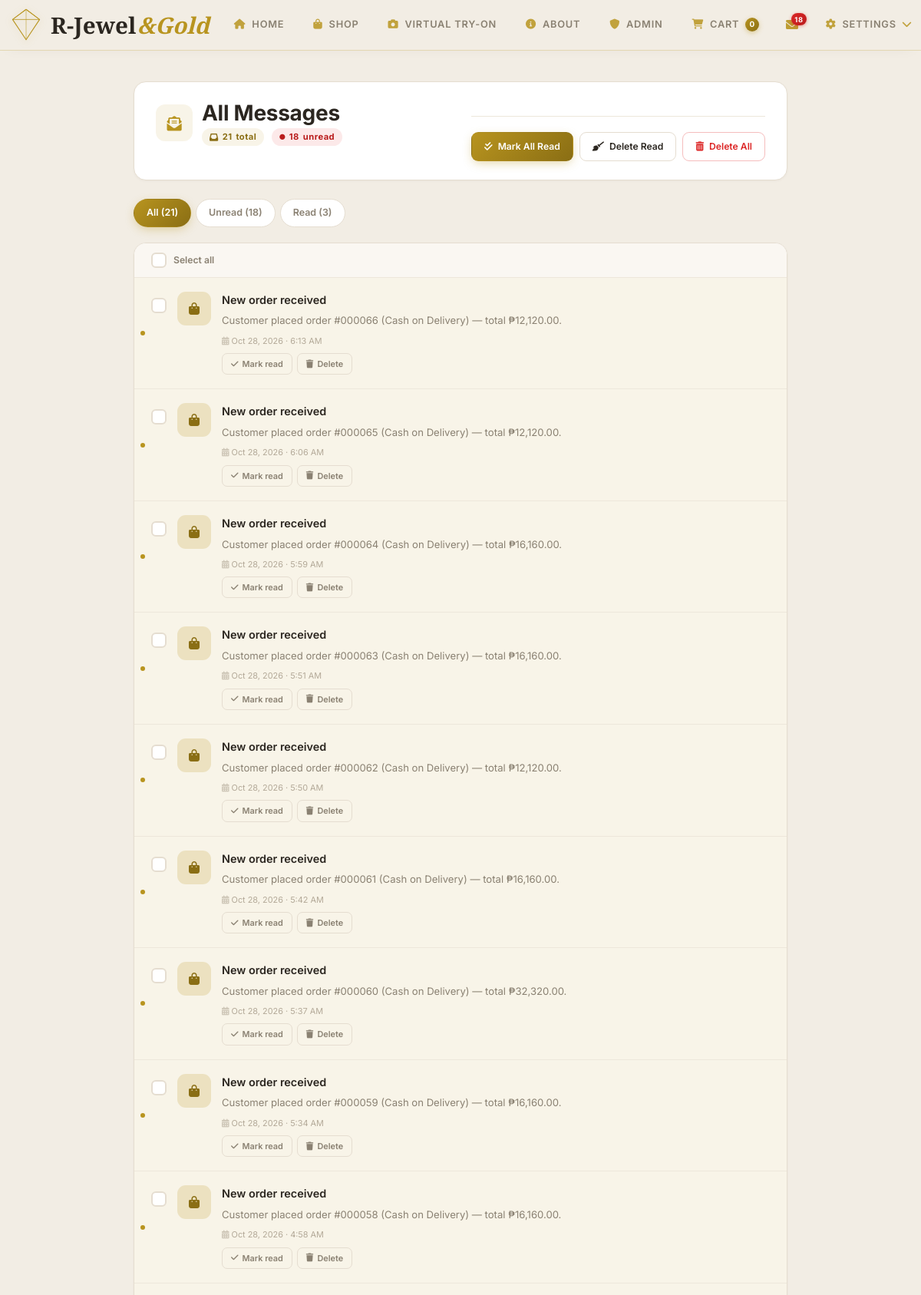
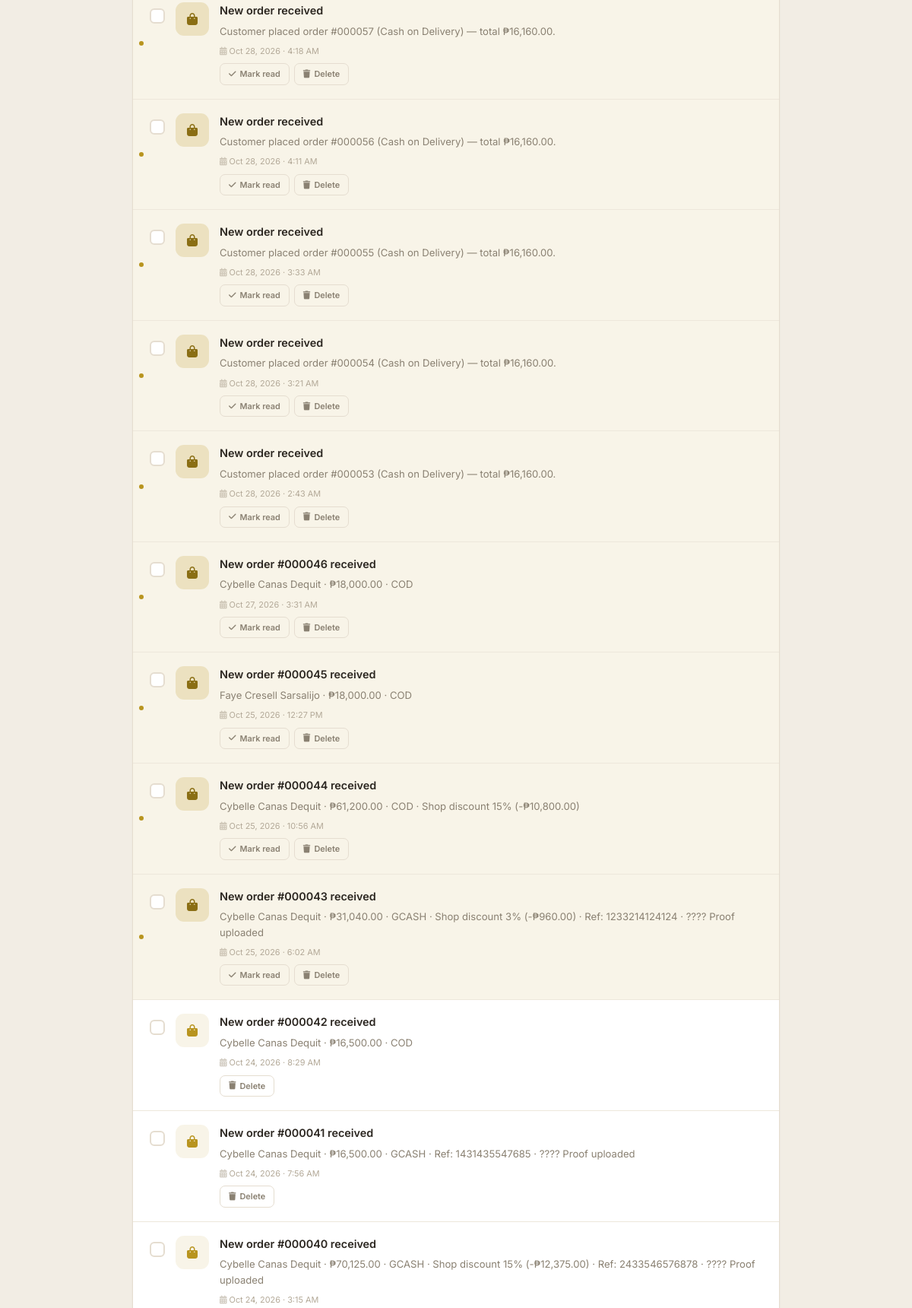
/jewelryshop/User/all-messages.php (signed in, upper part), run on the app's committed database (2 pictures, top to bottom).
### tables this page shows
CREATE TABLE `notifications` (
  `id` int(11) NOT NULL,
  `user_id` int(11) NOT NULL,
  `type` enum('order','layaway','payment','due','system','purchase') DEFAULT 'system',
  `title` varchar(255) NOT NULL,
  `message` text DEFAULT NULL,
  `link` varchar(255) DEFAULT NULL,
  `is_read` tinyint(1) NOT NULL DEFAULT 0,
  `created_at` timestamp NOT NULL DEFAULT current_timestamp(),
  `updated_at` timestamp NOT NULL DEFAULT current_timestamp() ON UPDATE current_timestamp()
);

### jewelryshop/User/all-messages.php (the view, shortened to what this page needs)
<?php
$uid = (int)$_SESSION['user_id'];
function am_get_db() {
    if (class_exists('Database')) {
        try {
            $tmp = (new Database())->getConnection();
            if ($tmp instanceof PDO || $tmp instanceof mysqli) return $db = $tmp;
        } catch (Throwable $e) {}
    }
    return null;
}
function am_query($sql, $params = []) {
    $db = am_get_db();
    if ($db instanceof PDO) {
        try { $s = $db->prepare($sql); $s->execute($params); return $s->fetchAll(PDO::FETCH_ASSOC); }
        catch (Throwable $e) { return []; }
    }
}
function am_full_date($dt) {
    try {
        $tz = new DateTimeZone(date_default_timezone_get());
        $d  = new DateTime($dt, $tz);
        return $d->format('M j, Y · g:i A');
    } catch (Throwable $e) {
        $ts = strtotime($dt);
        return $ts ? date('M j, Y · g:i A', $ts) : '';
    }
}
function am_icon($type) {
    $map = [
        'order' => 'shopping-bag', 'layaway' => 'hand-holding-heart',
        'payment' => 'credit-card', 'due' => 'clock', 'system' => 'info-circle',
    ];
    return $map[strtolower((string)$type)] ?? 'bell';
}
$messages = am_query(
    "SELECT id, type, title, message, link, is_read, created_at
     FROM notifications WHERE user_id = ? ORDER BY created_at DESC",
    [$uid]
);
$total  = count($messages);
$unread = 0;
foreach ($messages as $m) if (empty($m['is_read'])) $unread++;
include '../includes/header.php';
?>
<div class="am-page">
    <div class="am-head">
        <div class="am-head-top">
            <div class="am-title">
                <div class="am-title-icon">
                    <i class="fas fa-envelope-open-text"></i>
                </div>
                <div>
                    <h1>All Messages</h1>
                    <p>
                        <span class="am-pill total">
                            <i class="fas fa-inbox"></i>
                            <span id="amTotal"><?php echo $total; ?></span> total
                        </span>
                        <span class="am-pill unread" id="amUnreadPill" style="<?php echo $unread > 0 ? '' : 'display:none;'; ?>">
                            <i class="fas fa-circle" style="font-size:.45rem;"></i>
                            <span id="amUnread"><?php echo $unread; ?></span> unread
                        </span>
                    </p>
                </div>
            </div>
            <div class="am-toolbar">
                <button class="am-btn am-btn-primary" id="amMarkAll" <?php echo $unread > 0 ? '' : 'disabled'; ?>>
                    <i class="fas fa-check-double"></i> Mark All Read
                </button>
                <button class="am-btn am-btn-outline" id="amDelRead" <?php echo $total > 0 ? '' : 'disabled'; ?>>
                    <i class="fas fa-broom"></i> Delete Read
                </button>
                <button class="am-btn am-btn-danger" id="amDelAll" <?php echo $total > 0 ? '' : 'disabled'; ?>>
                    <i class="fas fa-trash-alt"></i> Delete All
                </button>
            </div>
        </div>
    </div>
    <div class="am-filters">
        <button class="am-chip active" data-f="all">All (<?php echo $total; ?>)</button>
        <button class="am-chip" data-f="unread">Unread (<?php echo $unread; ?>)</button>
        <button class="am-chip" data-f="read">Read (<?php echo $total - $unread; ?>)</button>
    </div>
    <div class="am-list" id="amList">
        <?php if (empty($messages)): ?>
            <div class="am-empty">
                <i class="fas fa-inbox"></i>
                <h3>No messages yet</h3>
                <p>When you receive updates about orders, layaways, or payments, they'll appear here.</p>
                <a href="shop.php" class="am-btn am-btn-primary" style="text-decoration:none;">
                    <i class="fas fa-shopping-bag"></i> Start Shopping
                </a>
            </div>
        <?php else: ?>
            <div class="am-selectall">
                <label>
                    <input type="checkbox" class="am-checkbox" id="amSelectAll">
                    <span>Select all</span>
                </label>
            </div>
            <?php foreach ($messages as $m): ?>
                <?php
                    $isUnread = empty($m['is_read']);
                    $icon     = am_icon($m['type'] ?? 'system');
                    $fullDate = am_full_date($m['created_at'] ?? '');
                ?>
                <div class="am-row <?php echo $isUnread ? 'unread' : ''; ?>" data-id="<?php echo (int)$m['id']; ?>">
                    <div class="am-select">
                        <input type="checkbox" class="am-checkbox am-rowcheck" data-id="<?php echo (int)$m['id']; ?>" aria-label="Select message">
                    </div>
                    <div class="am-icon"><i class="fas fa-<?php echo htmlspecialchars($icon); ?>"></i></div>
                    <div class="am-body">
                        <div class="am-head2">
                            <p class="am-title2"><?php echo htmlspecialchars($m['title'] ?? 'Notification'); ?></p>
                        </div>
                        <?php if (!empty($m['message'])): ?>
                            <p class="am-text"><?php echo nl2br(htmlspecialchars($m['message'])); ?></p>
                        <?php endif; ?>
                        <p class="am-date">
                            <i class="fas fa-calendar-alt" style="opacity:.6;"></i>
                            <?php echo htmlspecialchars($fullDate); ?>
                        </p>
                        <div class="am-actions">
                            <?php if ($isUnread): ?>
                                <button class="am-rowbtn" data-act="mark"><i class="fas fa-check"></i> Mark read</button>
                            <?php endif; ?>
                            <button class="am-rowbtn danger" data-act="delete"><i class="fas fa-trash"></i> Delete</button>
                        </div>
                    </div>
                </div>
            <?php endforeach; ?>
        <?php endif; ?>
    </div>
</div>
<?php include '../includes/footer.php'; ?>

### jewelryshop/Assets/Css/Style.css (style rules this page uses)
:root { --primary-color: #667eea; --secondary-color: #764ba2; --dark-color: #333; --light-color: #f4f4f4; --success-color: #28a745; --danger-color: #dc3545; --warning-color: #ffc107; }
* { margin: 0; padding: 0; box-sizing: border-box; }
body { font-family: 'Segoe UI', Tahoma, Geneva, Verdana, sans-serif; overflow-x: hidden; background-color: #f8f9fa; }

### data on the page
notifications: title "New order received", message "Customer placed order #000066 (Cash on Delivery) — total ₱12,120.00.", created_at "Oct 28, 2026 · 6:13 AM", is_read 0 (drawn)
notifications: title "New order received", message "Customer placed order #000065 (Cash on Delivery) — total ₱12,120.00.", created_at "Oct 28, 2026 · 6:06 AM", is_read 0 (drawn)
notifications: title "New order received", message "Customer placed order #000064 (Cash on Delivery) — total ₱16,160.00.", created_at "Oct 28, 2026 · 5:59 AM", is_read 0 (drawn)
notifications: title "New order received", message "Customer placed order #000063 (Cash on Delivery) — total ₱16,160.00.", created_at "Oct 28, 2026 · 5:51 AM", is_read 0 (drawn)
notifications: title "New order received", message "Customer placed order #000062 (Cash on Delivery) — total ₱12,120.00.", created_at "Oct 28, 2026 · 5:50 AM", is_read 0 (drawn)
notifications: title "New order received", message "Customer placed order #000061 (Cash on Delivery) — total ₱16,160.00.", created_at "Oct 28, 2026 · 5:42 AM", is_read 0 (drawn)
notifications: title "New order received", message "Customer placed order #000060 (Cash on Delivery) — total ₱32,320.00.", created_at "Oct 28, 2026 · 5:37 AM", is_read 0 (drawn)
notifications: title "New order received", message "Customer placed order #000059 (Cash on Delivery) — total ₱16,160.00.", created_at "Oct 28, 2026 · 5:34 AM", is_read 0 (drawn)
notifications: title "New order received", message "Customer placed order #000058 (Cash on Delivery) — total ₱16,160.00.", created_at "Oct 28, 2026 · 4:58 AM", is_read 0 (drawn)
notifications: title "New order received", message "Customer placed order #000057 (Cash on Delivery) — total ₱16,160.00.", created_at "Oct 28, 2026 · 4:18 AM", is_read 0 (drawn)
notifications: title "New order received", message "Customer placed order #000056 (Cash on Delivery) — total ₱16,160.00.", created_at "Oct 28, 2026 · 4:11 AM", is_read 0 (drawn)
notifications: title "New order received", message "Customer placed order #000055 (Cash on Delivery) — total ₱16,160.00.", created_at "Oct 28, 2026 · 3:33 AM", is_read 0 (drawn)
notifications: title "New order received", message "Customer placed order #000054 (Cash on Delivery) — total ₱16,160.00.", created_at "Oct 28, 2026 · 3:21 AM", is_read 0 (drawn)
notifications: title "New order received", message "Customer placed order #000053 (Cash on Delivery) — total ₱16,160.00.", created_at "Oct 28, 2026 · 2:43 AM", is_read 0 (drawn)
notifications: title "New order #000046 received", message "Cybelle Canas Dequit · ₱18,000.00 · COD", created_at "Oct 27, 2026 · 3:31 AM", is_read 0 (drawn)
notifications: title "New order #000045 received", message "Faye Cresell Sarsalijo · ₱18,000.00 · COD", created_at "Oct 25, 2026 · 12:27 PM", is_read 0 (drawn)
notifications: title "New order #000044 received", message "Cybelle Canas Dequit · ₱61,200.00 · COD · Shop discount 15% (-₱10,800.00)", created_at "Oct 25, 2026 · 10:56 AM", is_read 0 (drawn)
notifications: title "New order #000043 received", message "Cybelle Canas Dequit · ₱31,040.00 · GCASH · Shop discount 3% (-₱960.00) · Ref: 1233214124124 · ???? Proof uploaded", created_at "Oct 25, 2026 · 6:02 AM", is_read 0 (drawn)
notifications: title "New order #000042 received", message "Cybelle Canas Dequit · ₱16,500.00 · COD", created_at "Oct 24, 2026 · 8:29 AM"
notifications: title "New order #000041 received", message "Cybelle Canas Dequit · ₱16,500.00 · GCASH · Ref: 1431435547685 · ???? Proof uploaded", created_at "Oct 24, 2026 · 7:56 AM"
notifications: title "New order #000040 received", message "Cybelle Canas Dequit · ₱70,125.00 · GCASH · Shop discount 15% (-₱12,375.00) · Ref: 2433546576878 · ???? Proof uploaded", created_at "Oct 24, 2026 · 3:15 AM"

### other printed values
$total "21"
$unread "18"
